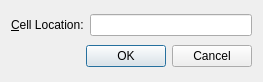
<?xml version="1.0" encoding="UTF-8"?>
<ui version="4.0">
 <class>GoToCellDialog</class>
 <widget class="QWidget" name="GoToCellDialog">
  <property name="geometry">
   <rect>
    <x>0</x>
    <y>0</y>
    <width>263</width>
    <height>82</height>
   </rect>
  </property>
  <property name="windowTitle">
   <string>Go to Cell</string>
  </property>
  <layout class="QVBoxLayout" name="verticalLayout">
   <item>
    <layout class="QHBoxLayout" name="horizontalLayout">
     <item>
      <widget class="QLabel" name="label">
       <property name="text">
        <string>&amp;Cell Location:</string>
       </property>
       <property name="buddy">
        <cstring>lineEdit</cstring>
       </property>
      </widget>
     </item>
     <item>
      <widget class="QLineEdit" name="lineEdit"/>
     </item>
    </layout>
   </item>
   <item>
    <widget class="QDialogButtonBox" name="buttonBox">
     <property name="standardButtons">
      <set>QDialogButtonBox::Cancel|QDialogButtonBox::Ok</set>
     </property>
    </widget>
   </item>
  </layout>
 </widget>
 <resources/>
 <connections/>
</ui>
